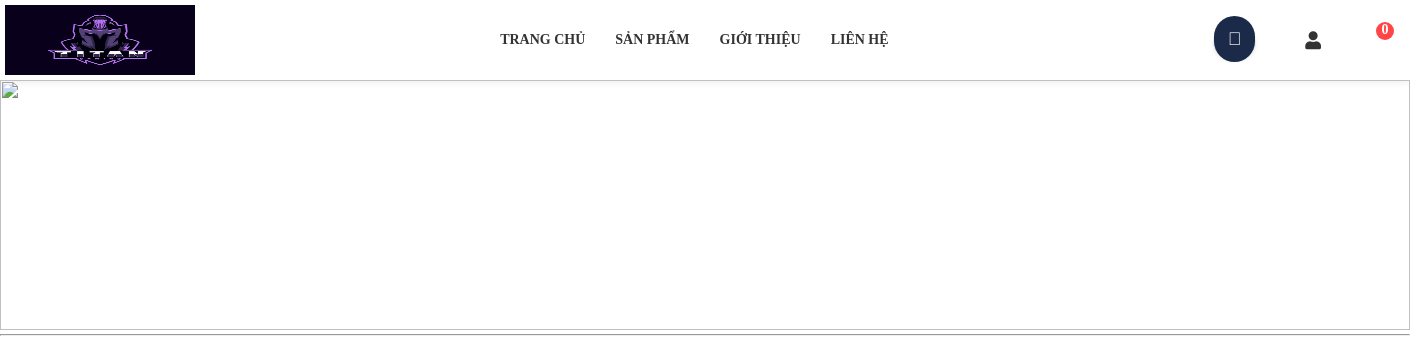
Before: /phukien.php with the older database file.
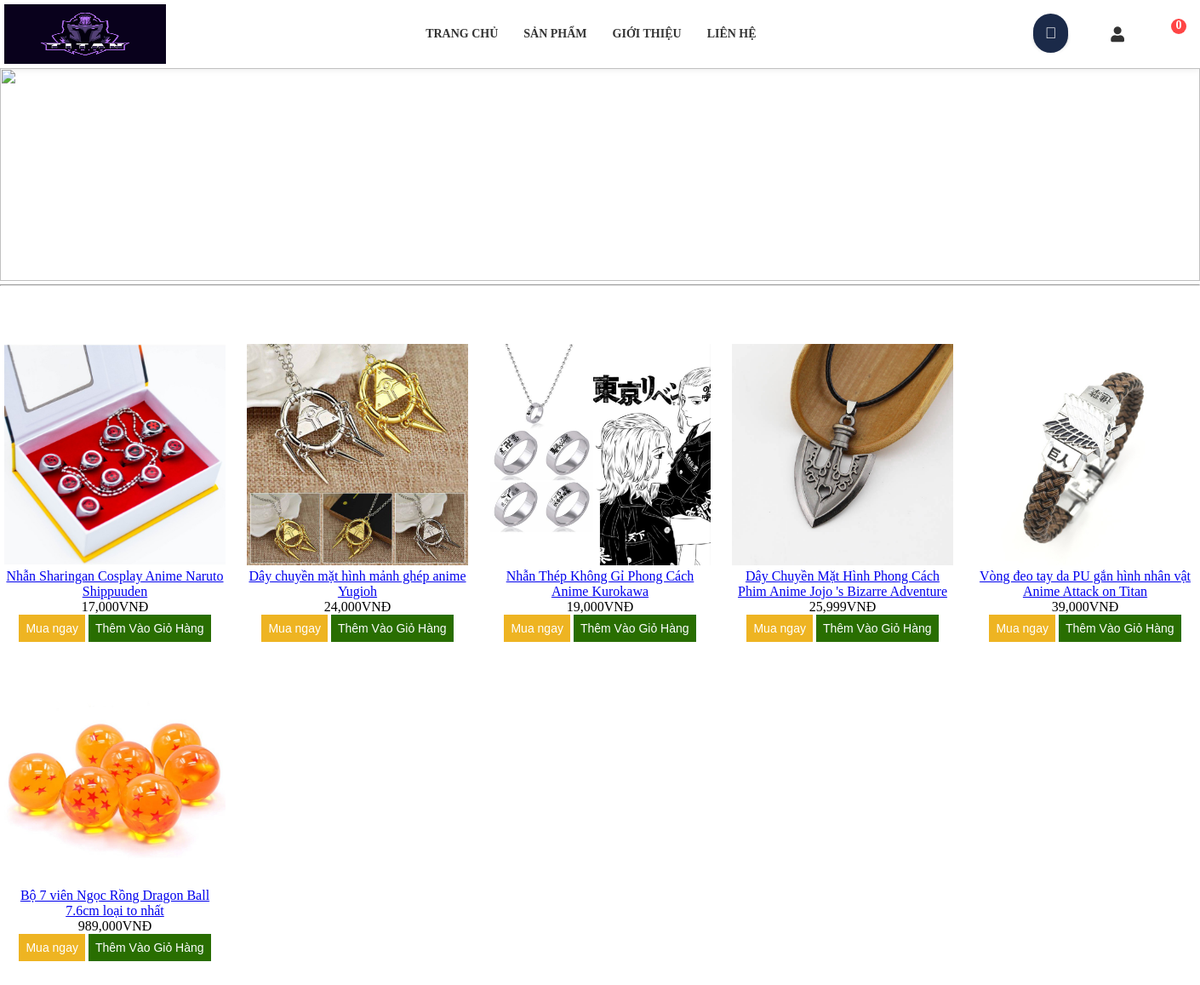
After: the same page with the newer database file.
### tables this page shows
CREATE TABLE `sanpham` (
  `id_sp` int(50) NOT NULL,
  `type` tinyint(4) NOT NULL DEFAULT 0,
  `ten` varchar(250) NOT NULL,
  `anh` varchar(259) NOT NULL,
  `gia` int(50) NOT NULL,
  `mota` text NOT NULL
);

### phukien.php (the view, shortened to what this page needs)
<!DOCTYPE html>
<html lang="en">
<head>
</head>
<body>
	<div id="header"><?php include("header.php") ?></div>
	<div id=" banner">
		<img src="img/bansp.png" width="100%" height="250px">
	</div>
	<hr>
	<br>
	<div class="product">
	<?php
	require_once './connect.php';
	$sql = "SELECT * FROM sanpham where type = '1'";
	$query = $connection->query($sql);
	while ($row = $query->fetch_assoc()) : ?>
	          <div class="oneProduct">
				  <div class="productImg">
				  <a href="chitietsp.php?id=<?= $row['id_sp'] ?>" style="margin: 0;"><img src="./img/<?= $row['anh'] ?>" alt=""></a><br />
				  </div>
				  <div class="productDetails">
				  <a href="chitietsp.php?id=<?= $row['id_sp'] ?>" style="margin: 0;"><?= $row['ten'] ?></a><br />
					<a style="margin: 0;"><?= number_format($row['gia']) ?>VNĐ</a><br />
					<?php if (isset($_SESSION['isLogin'])) : ?>
                <button style="background-color: #EEB422; border: none;  font-size: 14px; padding: 8px; cursor: pointer;"><a href="buyNowCart.php?&id=<?= $row['id_sp'] ?>" style="text-decoration: none; color: white; ">Mua ngay</a></button>
                <button style="background-color: #296E01; border: none; font-size: 14px;  padding: 8px;cursor: pointer;"><a href="addcart.php?id=<?= $row['id_sp'] ?>" style="text-decoration: none;color: white; ">Thêm Vào Giỏ Hàng</a></button><br />
                <?php else :?>
                <button style="background-color: #EEB422; border: none;  font-size: 14px; padding: 8px; cursor: pointer;"><a href="login.php" style="text-decoration: none; color: white; ">Mua ngay</a></button>
                <button style="background-color: #296E01; border: none; font-size: 14px;  padding: 8px;cursor: pointer;"><a href="login.php" style="text-decoration: none;color: white; ">Thêm Vào Giỏ Hàng</a></button><br />
                <?php endif ?>
				  </div>
			  </div>
	<?php endwhile; ?>
					</div>
</body>
</html>

Changed rows visible on the page:
added sanpham: anh (picture), ten "Nhẫn Sharingan Cosplay Anime Naruto Shippuuden", gia "17,000"
added sanpham: anh (picture), ten "Dây chuyền mặt hình mảnh ghép anime Yugioh", gia "24,000"
added sanpham: anh (picture), ten "Nhẫn Thép Không Gỉ Phong Cách Anime Kurokawa", gia "19,000"
added sanpham: anh (picture), ten "Dây Chuyền Mặt Hình Phong Cách Phim Anime Jojo 's Bizarre Adventure", gia "25,999"
added sanpham: anh (picture), ten "Vòng đeo tay da PU gắn hình nhân vật Anime Attack on Titan", gia "39,000"
added sanpham: anh (picture), ten "Bộ 7 viên Ngọc Rồng Dragon Ball 7.6cm loại to nhất", gia "989,000"
